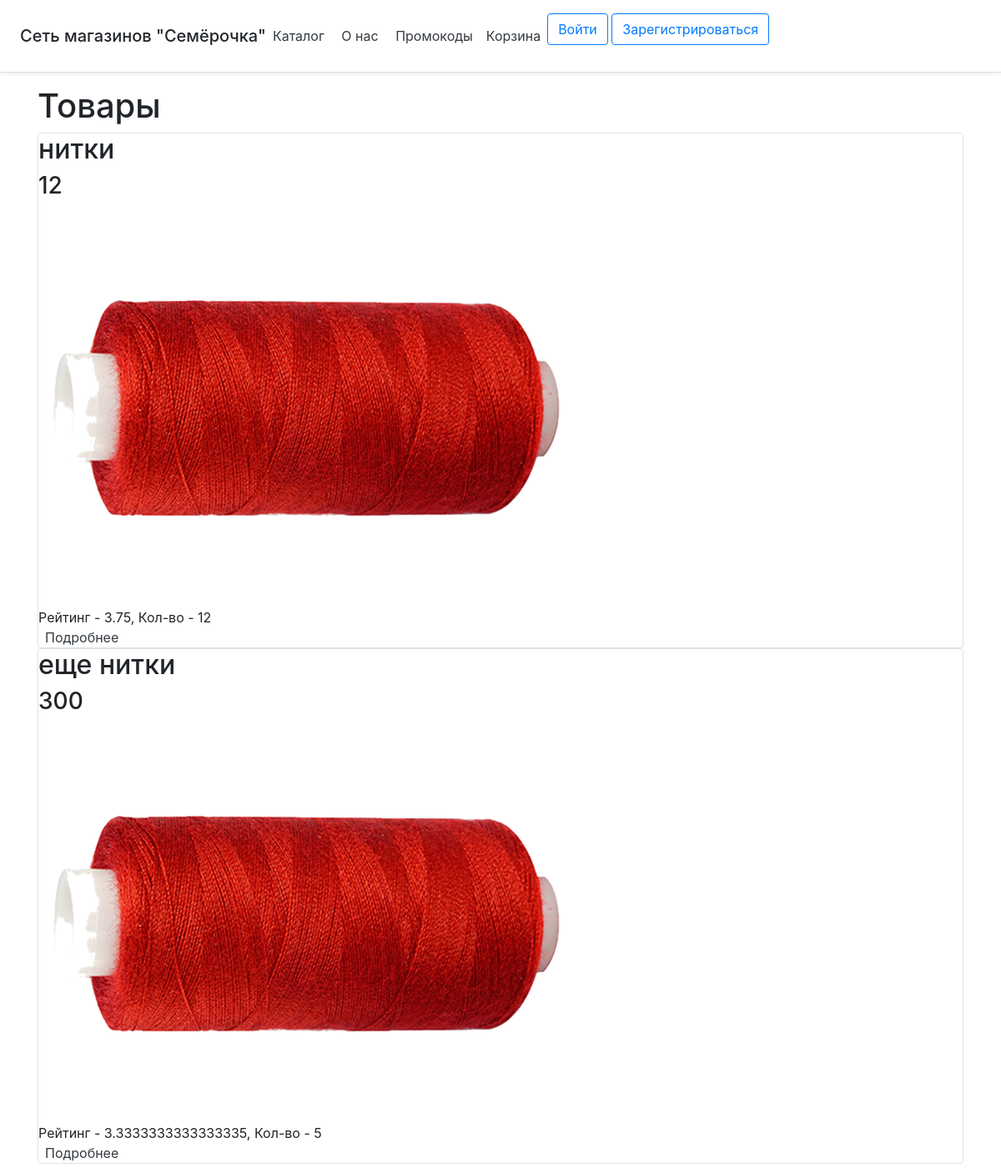
The app's page /catalog, older data.
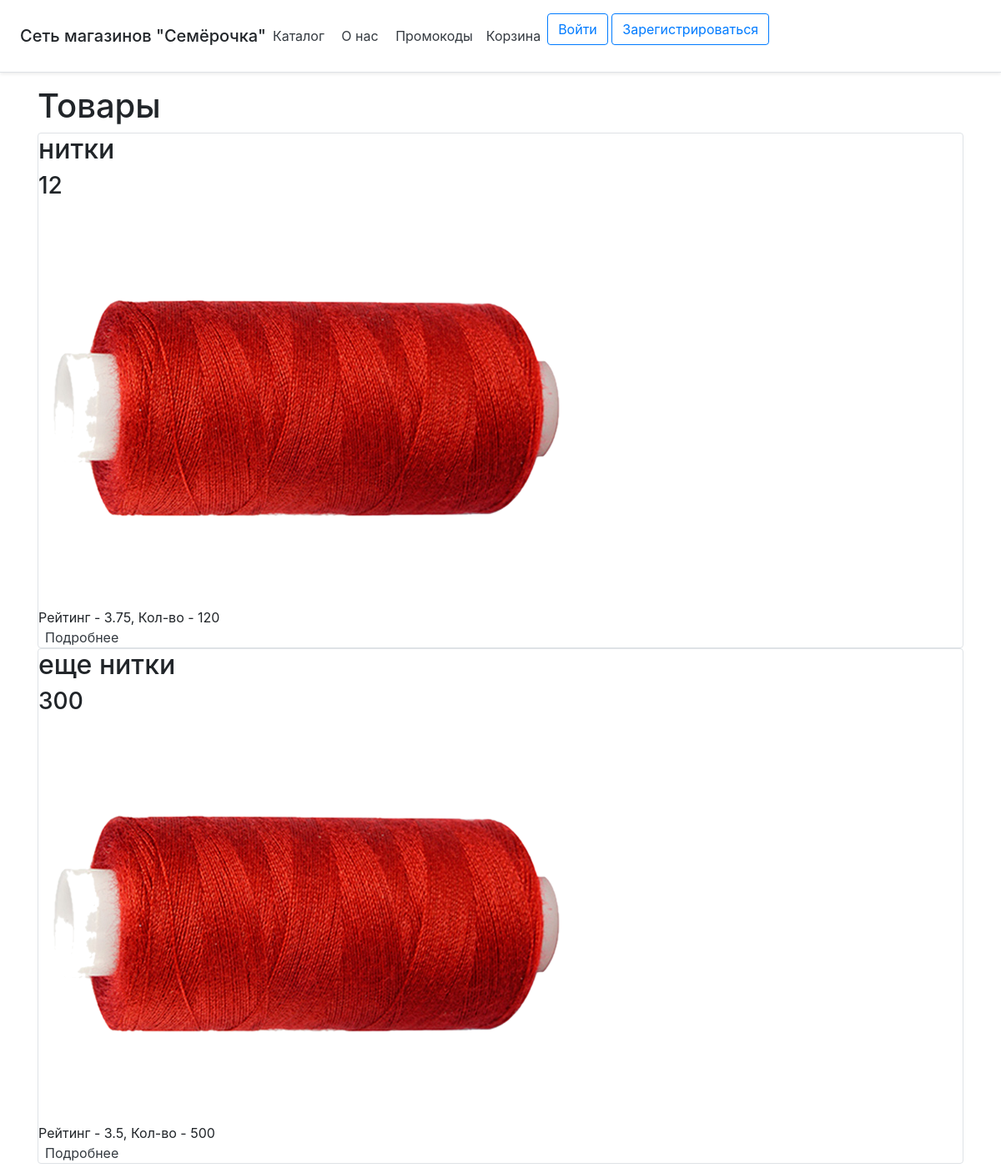
The same page, newer data.
### data/goods.py (models this page shows)
class Good(SqlAlchemyBase):
    __tablename__ = 'goods'
    id = sqlalchemy.Column(sqlalchemy.Integer,
                           primary_key=True, autoincrement=True)
    name = sqlalchemy.Column(sqlalchemy.String, nullable=True)
    price = sqlalchemy.Column(sqlalchemy.Integer)
    rating = sqlalchemy.Column(sqlalchemy.Float)
    count_rating = sqlalchemy.Column(sqlalchemy.Integer)
    amount = sqlalchemy.Column(sqlalchemy.Integer)
    picture = sqlalchemy.Column(sqlalchemy.String)
    goodstobuy = orm.relation("Goodstobuy", back_populates='good')

### main.py (the view)
@app.route("/catalog")
def catalog():
    db_sess = db_session.create_session()
    goods = db_sess.query(Good).filter(Good.amount > 0)
    return render_template('catalog.html', goods=goods, title='Каталог')

### data/db_session.py (called while the page is built)
def create_session() -> Session:
    global __factory
    return __factory()

### templates/catalog.html
{% extends "base.html" %}
{% block content %}
<h1>Товары</h1>
{% for item in goods%}
<div class="col-md6 border rounded">
    <h2>{{item.name}}</h2>
    <h3>{{item.price}}</h3>
    <img src={{item.picture}} alt="здесь должна была быть картинка, но не нашлась">
    <div>
        Рейтинг - {{item.rating}}, Кол-во - {{item.amount}}
    </div>
    <a class="p-2 text-dark cc_pointer" href="{{'/catalog/' + item.name}}">Подробнее</a>
</div>
{% endfor %}
{% endblock %}

### templates/base.html (shortened to what this page needs)
<!DOCTYPE html>
<html lang="en">
<head>
    <link rel="stylesheet" href="https://stackpath.bootstrapcdn.com/bootstrap/4.4.1/css/bootstrap.min.css"
>
</head>
<body>
<header class="d-flex flex-column flex-md-row align-items-center p-3 px-md-4 mb-3 bg-body border-bottom shadow-sm cc_cursor">
    <p class="h5 my-0 me-md-auto fw-normal">Сеть магазинов "Семёрочка"</p>
    <nav class="my-2 my-md-0 me-md-3">
        <a class="p-2 text-dark" href="/catalog">Каталог</a>
        <a class="p-2 text-dark" href="/about">О нас</a>
        <a class="p-2 text-dark" href="/promo">Промокоды</a>
    </nav>
    <nav class="my-2 my-md-0 me-md-3" style="align-right">
        <a class="p-2 text-dark cc_pointer"  href="/goodstobuy">Корзина</a>
    </nav>
    {% if current_user.is_authenticated %}
    <p>
        <h4>{{current_user.name}}</h4>
        <a class="btn btn-outline-primary" href="/logout">Выйти</a>
    </p>
    {% else %}
    <p>
        <a class="btn btn-outline-primary" href="/login">Войти</a>
        <a class="btn btn-outline-primary" href="/register">Зарегистрироваться</a>
    </p>
    {% endif %}
</header>
<main role="main" class="container">
    {% block content %}{% endblock %}
</main>
</body>
</html>

Row changes from the older to the newer data that the page shows:
changed Good "нитки": amount "12" → "120"
changed Good "еще нитки": rating "3.3333333333333335" → "3.5"; amount "5" → "500"
